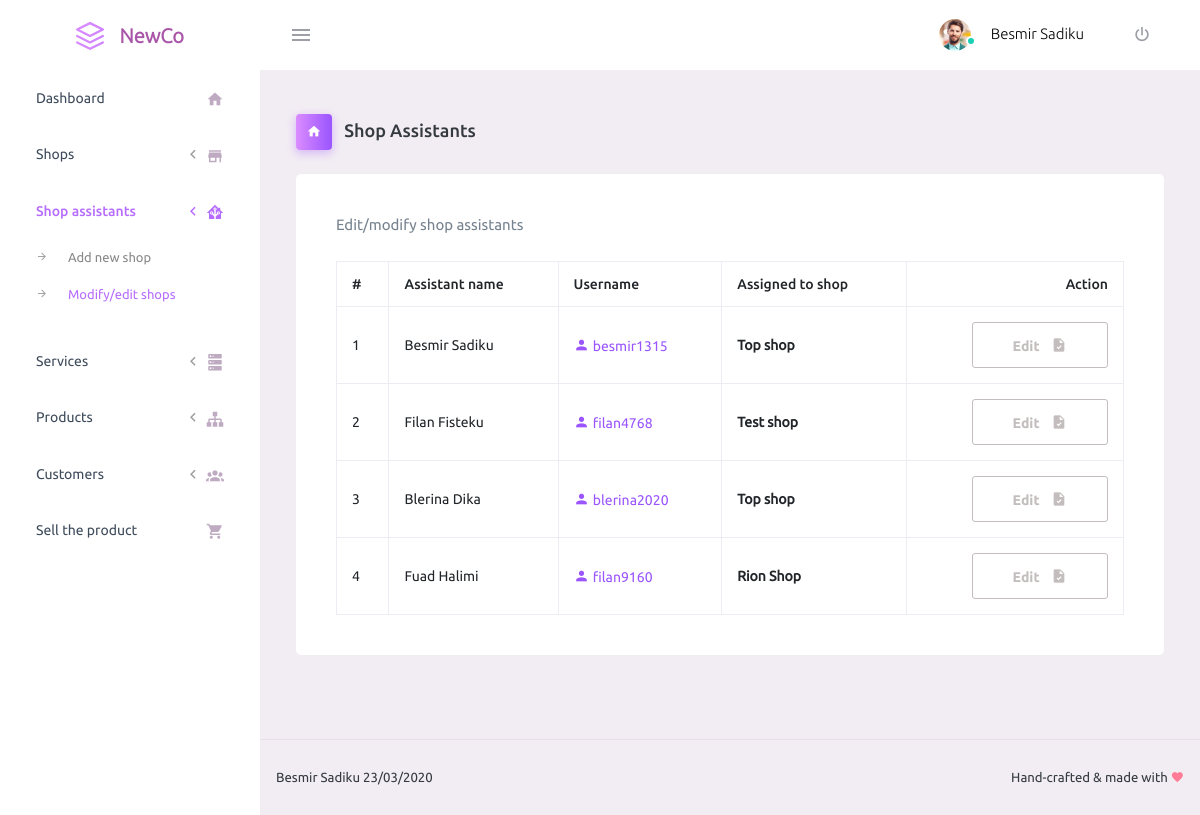
Page /dashboard.php?page=shopassistants&action=edit (signed in) on the committed database.
### tables this page shows
CREATE TABLE `tbl_shopassistants` (
  `sas_id` int(11) NOT NULL,
  `sas_fullname` varchar(60) NOT NULL,
  `sas_username` varchar(45) NOT NULL,
  `sas_password` varchar(255) NOT NULL,
  `sho_id` int(11) NOT NULL
);

CREATE TABLE `tbl_shops` (
  `sho_id` int(11) NOT NULL,
  `sho_name` varchar(20) NOT NULL,
  `cit_id` int(11) NOT NULL
);

### functions.php (called while the page is built, shortened)
<?php
function getShop($shopId)
{
	include('mysqli.config.php');
	$shop = mysqli_query($link, "CALL getCurrentShop($shopId)");
	$s = mysqli_fetch_object($shop);
	return $s->shopName;
}
?>

### pages/_frm_shopassistants.php (the view, shortened to what this page needs)
<div class="row">
    <div class="col-12 grid-margin stretch-card">
        <div class="card">
            <div class="card-body">
                <?php
    if(isset($_GET['action']) && ($_GET['action'] == 'edit') ) :
        if(!isset($_GET['assistantId']))
        {
            $i = 1;
            $shop_assistants = mysqli_query($link, "CALL ShopAssistant('selectall', '', '', '', '', '')");
?>
    <p class="card-description">Edit/modify shop assistants</p>
    <table class="table table-bordered table-hover">
        <thead>
            <tr>
                <th> # </th>
                <th>Assistant name</th>
                <th>Username</th>
                <th>Assigned to shop</th>
                <th><span style="float: right;">Action</span></th>
            </tr>
        </thead>
        <tbody>
            <?php while ($a = mysqli_fetch_object($shop_assistants)) : ?>
            <tr>
                <td><?= $i ?></td>
                <td><?= ucfirst($a->sas_fullname) ?></td>
                <td><i class="mdi mdi-account icon-sm" style="color: #9a55ff;"></i> <span style="color: #9a55ff; "><?= $a->sas_username ?></span></td>
                <td><strong><?= getShop($a->sho_id) ?></strong></td>
                <td>
                    <a href="dashboard.php?page=shopassistants&action=edit&assistantId=<?= $a->sas_id ?>" style="float: right;" class="btn btn-outline-secondary btn-icon-text">
                        Edit <i class="mdi mdi-file-check btn-icon-append"></i>
                    </a>
                </td>
            </tr>
            <?php $i++; endwhile; mysqli_free_result($shop_assistants); ?>
        </tbody>
    </table>
    <?php
        }
    endif;
?>
            </div>
        </div>
    </div>
</div>

### rows in the picture
tbl_shopassistants: sas_fullname "Besmir Sadiku", sas_username "besmir1315", sho.sho_name "Top shop"
tbl_shopassistants: sas_fullname "Filan Fisteku", sas_username "filan4768", sho.sho_name "Test shop"
tbl_shopassistants: sas_fullname "Blerina Dika", sas_username "blerina2020", sho.sho_name "Top shop"
tbl_shopassistants: sas_fullname "Fuad Halimi", sas_username "filan9160", sho.sho_name "Rion Shop"

### other values in the picture
breadcrumb($_GET['page']) "Shop Assistants"
